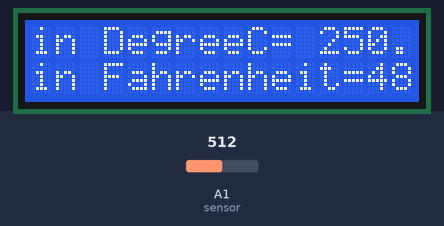
A sketch run on a simulated Arduino Uno, built with avr-gcc and run on an emulated ATmega328P. On the bench: 16×2 character LCD. The test bench sets the inputs (shaded band); at power-on: A1 (sensor) = 512.

Above: at 1.7 s.
1.8 s: A1 (sensor) set to 716
At 3.8 s:
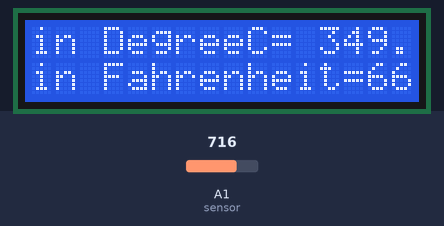
4.5 s: A1 (sensor) set to 900
At 5.5 s:
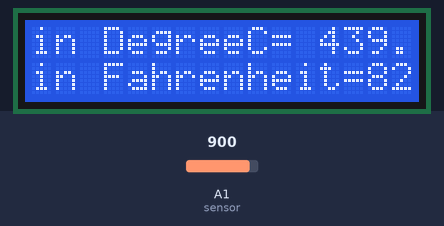
7.2 s: A1 (sensor) set to 1023
At 9.0 s:
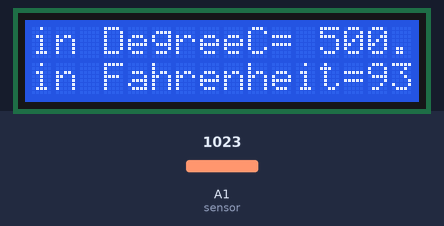
Timing chart, 0 to 10.5 s (numbered marks = the images above; inputs shaded):
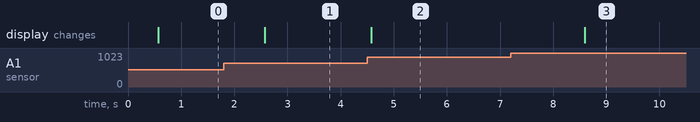

The sketch:

temperature_lcd.ino
```cpp
#include<LiquidCrystal.h>
LiquidCrystal lcd(12, 11, 5, 4, 3, 2);
const int sensor=A1; // Assigning analog pin A1 to variable 'sensor'
float tempc;  //variable to store temperature in degree Celsius
float tempf;  //variable to store temperature in Fahreinheit
float vout;  //temporary variable to hold sensor reading
void setup()
{
pinMode(sensor,INPUT); // Configuring pin A1 as input
Serial.begin(9600);
lcd.begin(16,2);
  delay(500);
}
void loop()
{
vout=analogRead(sensor);
vout=(vout*500)/1023;
tempc=vout; // Storing value in Degree Celsius
tempf=(vout*1.8)+32; // Converting to Fahrenheit
lcd.setCursor(0,0);
lcd.print("in DegreeC= ");
lcd.print(tempc);
lcd.setCursor(0,1);
lcd.print("in Fahrenheit=");
lcd.print(tempf);
delay(2000); //Delay of 1 second for ease of viewing in serial monitor
}
```

Measured:
- after the input at 1.8 s, the display: changes after 0.78 s (image 1)
- after the input at 4.5 s, the display: changes after 0.08 s (image 2)
- after the input at 7.2 s, the display: changes after 1.4 s (image 3)
